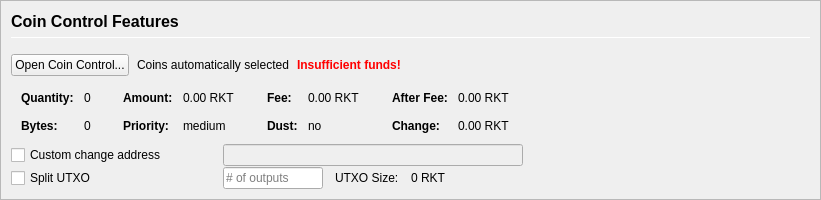
         <widget class="QFrame" name="frameCoinControl">
          <property name="sizePolicy">
           <sizepolicy hsizetype="Expanding" vsizetype="Expanding">
            <horstretch>0</horstretch>
            <verstretch>0</verstretch>
           </sizepolicy>
          </property>
          <property name="maximumSize">
           <size>
            <width>16777215</width>
            <height>16777215</height>
           </size>
          </property>
          <property name="frameShape">
           <enum>QFrame::StyledPanel</enum>
          </property>
          <property name="frameShadow">
           <enum>QFrame::Sunken</enum>
          </property>
          <layout class="QVBoxLayout" name="verticalLayoutCoinControl2">
           <property name="spacing">
            <number>0</number>
           </property>
           <property name="margin">
            <number>0</number>
           </property>
           <item>
            <widget class="QFrame" name="frameCoinControl_BG">
             <layout class="QVBoxLayout" name="verticalLayoutCoinControl" stretch="0,0,0,0,0,0">
              <property name="spacing">
               <number>1</number>
              </property>
              <property name="leftMargin">
               <number>10</number>
              </property>
              <property name="topMargin">
               <number>10</number>
              </property>
              <item>
               <layout class="QHBoxLayout" name="horizontalLayoutCoinControl1">
                <property name="bottomMargin">
                 <number>15</number>
                </property>
                <item>
                 <layout class="QVBoxLayout" name="verticalLayout_3">
                  <property name="spacing">
                   <number>6</number>
                  </property>
                  <item>
                   <widget class="QLabel" name="labelCoinControlFeatures">
                    <property name="sizePolicy">
                     <sizepolicy hsizetype="Preferred" vsizetype="Maximum">
                      <horstretch>0</horstretch>
                      <verstretch>0</verstretch>
                     </sizepolicy>
                    </property>
                    <property name="minimumSize">
                     <size>
                      <width>0</width>
                      <height>20</height>
                     </size>
                    </property>
                    <property name="font">
                     <font>
                      <pointsize>12</pointsize>
                      <weight>75</weight>
                      <bold>true</bold>
                     </font>
                    </property>
                    <property name="styleSheet">
                     <string notr="true">font-weight:bold;</string>
                    </property>
                    <property name="text">
                     <string>Coin Control Features</string>
                    </property>
                   </widget>
                  </item>
                  <item>
                   <widget class="Line" name="line">
                    <property name="minimumSize">
                     <size>
                      <width>0</width>
                      <height>1</height>
                     </size>
                    </property>
                    <property name="maximumSize">
                     <size>
                      <width>16777215</width>
                      <height>1</height>
                     </size>
                    </property>
                    <property name="orientation">
                     <enum>Qt::Horizontal</enum>
                    </property>
                   </widget>
                  </item>
                 </layout>
                </item>
               </layout>
              </item>
              <item>
               <layout class="QHBoxLayout" name="horizontalLayoutCoinControl2" stretch="0,0,0,0">
                <property name="spacing">
                 <number>8</number>
                </property>
                <property name="bottomMargin">
                 <number>10</number>
                </property>
                <item>
                 <widget class="QPushButton" name="pushButtonCoinControl">
                  <property name="styleSheet">
                   <string notr="true"/>
                  </property>
                  <property name="text">
                   <string>Open Coin Control...</string>
                  </property>
                  <property name="autoDefault">
                   <bool>false</bool>
                  </property>
                 </widget>
                </item>
                <item>
                 <widget class="QLabel" name="labelCoinControlAutomaticallySelected">
                  <property name="text">
                   <string>Coins automatically selected</string>
                  </property>
                  <property name="margin">
                   <number>5</number>
                  </property>
                 </widget>
                </item>
                <item>
                 <widget class="QLabel" name="labelCoinControlInsuffFunds">
                  <property name="font">
                   <font>
                    <weight>75</weight>
                    <bold>true</bold>
                   </font>
                  </property>
                  <property name="styleSheet">
                   <string notr="true">color:red;font-weight:bold;</string>
                  </property>
                  <property name="text">
                   <string>Insufficient funds!</string>
                  </property>
                  <property name="margin">
                   <number>5</number>
                  </property>
                 </widget>
                </item>
                <item>
                 <spacer name="horizontalSpacerCoinControl">
                  <property name="orientation">
                   <enum>Qt::Horizontal</enum>
                  </property>
                  <property name="sizeHint" stdset="0">
                   <size>
                    <width>40</width>
                    <height>1</height>
                   </size>
                  </property>
                 </spacer>
                </item>
               </layout>
              </item>
              <item>
               <widget class="QWidget" name="widgetCoinControl" native="true">
                <property name="sizePolicy">
                 <sizepolicy hsizetype="Preferred" vsizetype="Preferred">
                  <horstretch>0</horstretch>
                  <verstretch>0</verstretch>
                 </sizepolicy>
                </property>
                <property name="minimumSize">
                 <size>
                  <width>0</width>
                  <height>0</height>
                 </size>
                </property>
                <property name="styleSheet">
                 <string notr="true"/>
                </property>
                <layout class="QHBoxLayout" name="horizontalLayoutCoinControl5">
                 <property name="margin">
                  <number>0</number>
                 </property>
                 <item>
                  <layout class="QHBoxLayout" name="horizontalLayoutCoinControl3" stretch="0,0,0,1">
                   <property name="spacing">
                    <number>20</number>
                   </property>
                   <property name="topMargin">
                    <number>0</number>
                   </property>
                   <property name="bottomMargin">
                    <number>10</number>
                   </property>
                   <item>
                    <layout class="QFormLayout" name="formLayoutCoinControl1">
                     <property name="horizontalSpacing">
                      <number>10</number>
                     </property>
                     <property name="verticalSpacing">
                      <number>14</number>
                     </property>
                     <property name="leftMargin">
                      <number>10</number>
                     </property>
                     <property name="topMargin">
                      <number>4</number>
                     </property>
                     <property name="rightMargin">
                      <number>6</number>
                     </property>
                     <item row="0" column="0">
                      <widget class="QLabel" name="labelCoinControlQuantityText">
                       <property name="font">
                        <font>
                         <weight>75</weight>
                         <bold>true</bold>
                        </font>
                       </property>
                       <property name="text">
                        <string>Quantity:</string>
                       </property>
                       <property name="margin">
                        <number>0</number>
                       </property>
                      </widget>
                     </item>
                     <item row="0" column="1">
                      <widget class="QLabel" name="labelCoinControlQuantity">
                       <property name="cursor">
                        <cursorShape>IBeamCursor</cursorShape>
                       </property>
                       <property name="contextMenuPolicy">
                        <enum>Qt::ActionsContextMenu</enum>
                       </property>
                       <property name="text">
                        <string notr="true">0</string>
                       </property>
                       <property name="margin">
                        <number>0</number>
                       </property>
                       <property name="textInteractionFlags">
                        <set>Qt::LinksAccessibleByMouse|Qt::TextSelectableByKeyboard|Qt::TextSelectableByMouse</set>
                       </property>
                      </widget>
                     </item>
                     <item row="1" column="0">
                      <widget class="QLabel" name="labelCoinControlBytesText">
                       <property name="font">
                        <font>
                         <weight>75</weight>
                         <bold>true</bold>
                        </font>
                       </property>
                       <property name="text">
                        <string>Bytes:</string>
                       </property>
                      </widget>
                     </item>
                     <item row="1" column="1">
                      <widget class="QLabel" name="labelCoinControlBytes">
                       <property name="cursor">
                        <cursorShape>IBeamCursor</cursorShape>
                       </property>
                       <property name="contextMenuPolicy">
                        <enum>Qt::ActionsContextMenu</enum>
                       </property>
                       <property name="text">
                        <string notr="true">0</string>
                       </property>
                       <property name="textInteractionFlags">
                        <set>Qt::LinksAccessibleByMouse|Qt::TextSelectableByKeyboard|Qt::TextSelectableByMouse</set>
                       </property>
                      </widget>
                     </item>
                    </layout>
                   </item>
                   <item>
                    <layout class="QFormLayout" name="formLayoutCoinControl2">
                     <property name="horizontalSpacing">
                      <number>10</number>
                     </property>
                     <property name="verticalSpacing">
                      <number>14</number>
                     </property>
                     <property name="leftMargin">
                      <number>6</number>
                     </property>
                     <property name="topMargin">
                      <number>4</number>
                     </property>
                     <property name="rightMargin">
                      <number>6</number>
                     </property>
                     <item row="0" column="0">
                      <widget class="QLabel" name="labelCoinControlAmountText">
                       <property name="font">
                        <font>
                         <weight>75</weight>
                         <bold>true</bold>
                        </font>
                       </property>
                       <property name="text">
                        <string>Amount:</string>
                       </property>
                       <property name="margin">
                        <number>0</number>
                       </property>
                      </widget>
                     </item>
                     <item row="0" column="1">
                      <widget class="QLabel" name="labelCoinControlAmount">
                       <property name="cursor">
                        <cursorShape>IBeamCursor</cursorShape>
                       </property>
                       <property name="contextMenuPolicy">
                        <enum>Qt::ActionsContextMenu</enum>
                       </property>
                       <property name="text">
                        <string notr="true">0.00 RKT</string>
                       </property>
                       <property name="textInteractionFlags">
                        <set>Qt::LinksAccessibleByMouse|Qt::TextSelectableByKeyboard|Qt::TextSelectableByMouse</set>
                       </property>
                      </widget>
                     </item>
                     <item row="1" column="0">
                      <widget class="QLabel" name="labelCoinControlPriorityText">
                       <property name="font">
                        <font>
                         <weight>75</weight>
                         <bold>true</bold>
                        </font>
                       </property>
                       <property name="text">
                        <string>Priority:</string>
                       </property>
                      </widget>
                     </item>
                     <item row="1" column="1">
                      <widget class="QLabel" name="labelCoinControlPriority">
                       <property name="cursor">
                        <cursorShape>IBeamCursor</cursorShape>
                       </property>
                       <property name="contextMenuPolicy">
                        <enum>Qt::ActionsContextMenu</enum>
                       </property>
                       <property name="text">
                        <string>medium</string>
                       </property>
                       <property name="textInteractionFlags">
                        <set>Qt::LinksAccessibleByMouse|Qt::TextSelectableByKeyboard|Qt::TextSelectableByMouse</set>
                       </property>
                      </widget>
                     </item>
                    </layout>
                   </item>
                   <item>
                    <layout class="QFormLayout" name="formLayoutCoinControl3">
                     <property name="horizontalSpacing">
                      <number>10</number>
                     </property>
                     <property name="verticalSpacing">
                      <number>14</number>
                     </property>
                     <property name="leftMargin">
                      <number>6</number>
                     </property>
                     <property name="topMargin">
                      <number>4</number>
                     </property>
                     <property name="rightMargin">
                      <number>6</number>
                     </property>
                     <item row="0" column="0">
                      <widget class="QLabel" name="labelCoinControlFeeText">
                       <property name="font">
                        <font>
                         <weight>75</weight>
                         <bold>true</bold>
                        </font>
                       </property>
                       <property name="text">
                        <string>Fee:</string>
                       </property>
                       <property name="margin">
                        <number>0</number>
                       </property>
                      </widget>
                     </item>
                     <item row="0" column="1">
                      <widget class="QLabel" name="labelCoinControlFee">
                       <property name="cursor">
                        <cursorShape>IBeamCursor</cursorShape>
                       </property>
                       <property name="contextMenuPolicy">
                        <enum>Qt::ActionsContextMenu</enum>
                       </property>
                       <property name="text">
                        <string notr="true">0.00 RKT</string>
                       </property>
                       <property name="textInteractionFlags">
                        <set>Qt::LinksAccessibleByMouse|Qt::TextSelectableByKeyboard|Qt::TextSelectableByMouse</set>
                       </property>
                      </widget>
                     </item>
                     <item row="1" column="0">
                      <widget class="QLabel" name="labelCoinControlLowOutputText">
                       <property name="font">
                        <font>
                         <weight>75</weight>
                         <bold>true</bold>
                        </font>
                       </property>
                       <property name="text">
                        <string>Dust:</string>
                       </property>
                      </widget>
                     </item>
                     <item row="1" column="1">
                      <widget class="QLabel" name="labelCoinControlLowOutput">
                       <property name="cursor">
                        <cursorShape>IBeamCursor</cursorShape>
                       </property>
                       <property name="contextMenuPolicy">
                        <enum>Qt::ActionsContextMenu</enum>
                       </property>
                       <property name="text">
                        <string>no</string>
                       </property>
                       <property name="textInteractionFlags">
                        <set>Qt::LinksAccessibleByMouse|Qt::TextSelectableByKeyboard|Qt::TextSelectableByMouse</set>
                       </property>
                      </widget>
                     </item>
                    </layout>
                   </item>
                   <item>
                    <layout class="QFormLayout" name="formLayoutCoinControl4">
                     <property name="horizontalSpacing">
                      <number>10</number>
                     </property>
                     <property name="verticalSpacing">
                      <number>14</number>
                     </property>
                     <property name="leftMargin">
                      <number>6</number>
                     </property>
                     <property name="topMargin">
                      <number>4</number>
                     </property>
                     <property name="rightMargin">
                      <number>6</number>
                     </property>
                     <item row="0" column="0">
                      <widget class="QLabel" name="labelCoinControlAfterFeeText">
                       <property name="font">
                        <font>
                         <weight>75</weight>
                         <bold>true</bold>
                        </font>
                       </property>
                       <property name="text">
                        <string>After Fee:</string>
                       </property>
                       <property name="margin">
                        <number>0</number>
                       </property>
                      </widget>
                     </item>
                     <item row="0" column="1">
                      <widget class="QLabel" name="labelCoinControlAfterFee">
                       <property name="cursor">
                        <cursorShape>IBeamCursor</cursorShape>
                       </property>
                       <property name="contextMenuPolicy">
                        <enum>Qt::ActionsContextMenu</enum>
                       </property>
                       <property name="text">
                        <string notr="true">0.00 RKT</string>
                       </property>
                       <property name="textInteractionFlags">
                        <set>Qt::LinksAccessibleByMouse|Qt::TextSelectableByKeyboard|Qt::TextSelectableByMouse</set>
                       </property>
                      </widget>
                     </item>
                     <item row="1" column="0">
                      <widget class="QLabel" name="labelCoinControlChangeText">
                       <property name="font">
                        <font>
                         <weight>75</weight>
                         <bold>true</bold>
                        </font>
                       </property>
                       <property name="text">
                        <string>Change:</string>
                       </property>
                      </widget>
                     </item>
                     <item row="1" column="1">
                      <widget class="QLabel" name="labelCoinControlChange">
                       <property name="cursor">
                        <cursorShape>IBeamCursor</cursorShape>
                       </property>
                       <property name="contextMenuPolicy">
                        <enum>Qt::ActionsContextMenu</enum>
                       </property>
                       <property name="text">
                        <string notr="true">0.00 RKT</string>
                       </property>
                       <property name="textInteractionFlags">
                        <set>Qt::LinksAccessibleByMouse|Qt::TextSelectableByKeyboard|Qt::TextSelectableByMouse</set>
                       </property>
                      </widget>
                     </item>
                    </layout>
                   </item>
                  </layout>
                 </item>
                </layout>
               </widget>
              </item>
              <item>
               <layout class="QHBoxLayout" name="horizontalLayoutCoinControl4">
                <property name="spacing">
                 <number>12</number>
                </property>
                <property name="sizeConstraint">
                 <enum>QLayout::SetDefaultConstraint</enum>
                </property>
                <property name="topMargin">
                 <number>0</number>
                </property>
                <property name="rightMargin">
                 <number>0</number>
                </property>
                <item>
                 <widget class="QCheckBox" name="checkBoxCoinControlChange">
                  <property name="sizePolicy">
                   <sizepolicy hsizetype="Preferred" vsizetype="Preferred">
                    <horstretch>0</horstretch>
                    <verstretch>0</verstretch>
                   </sizepolicy>
                  </property>
                  <property name="minimumSize">
                   <size>
                    <width>200</width>
                    <height>0</height>
                   </size>
                  </property>
                  <property name="maximumSize">
                   <size>
                    <width>200</width>
                    <height>16777215</height>
                   </size>
                  </property>
                  <property name="toolTip">
                   <string>If this is activated, but the change address is empty or invalid, change will be sent to a newly generated address.</string>
                  </property>
                  <property name="text">
                   <string>Custom change address</string>
                  </property>
                 </widget>
                </item>
                <item>
                 <widget class="QValidatedLineEdit" name="lineEditCoinControlChange">
                  <property name="enabled">
                   <bool>false</bool>
                  </property>
                  <property name="sizePolicy">
                   <sizepolicy hsizetype="Preferred" vsizetype="Preferred">
                    <horstretch>0</horstretch>
                    <verstretch>0</verstretch>
                   </sizepolicy>
                  </property>
                  <property name="minimumSize">
                   <size>
                    <width>300</width>
                    <height>0</height>
                   </size>
                  </property>
                 </widget>
                </item>
                <item>
                 <widget class="QLabel" name="labelCoinControlChangeLabel">
                  <property name="sizePolicy">
                   <sizepolicy hsizetype="Preferred" vsizetype="Preferred">
                    <horstretch>0</horstretch>
                    <verstretch>0</verstretch>
                   </sizepolicy>
                  </property>
                  <property name="minimumSize">
                   <size>
                    <width>100</width>
                    <height>0</height>
                   </size>
                  </property>
                  <property name="text">
                   <string/>
                  </property>
                  <property name="margin">
                   <number>3</number>
                  </property>
                 </widget>
                </item>
               </layout>
              </item>
              <item>
               <layout class="QHBoxLayout" name="horizontalLayoutCoinControl6">
                <property name="spacing">
                 <number>12</number>
                </property>
                <property name="rightMargin">
                 <number>0</number>
                </property>
                <item>
                 <widget class="QCheckBox" name="splitBlockCheckBox">
                  <property name="sizePolicy">
                   <sizepolicy hsizetype="Preferred" vsizetype="Preferred">
                    <horstretch>0</horstretch>
                    <verstretch>0</verstretch>
                   </sizepolicy>
                  </property>
                  <property name="minimumSize">
                   <size>
                    <width>200</width>
                    <height>0</height>
                   </size>
                  </property>
                  <property name="maximumSize">
                   <size>
                    <width>200</width>
                    <height>16777215</height>
                   </size>
                  </property>
                  <property name="text">
                   <string>Split UTXO</string>
                  </property>
                 </widget>
                </item>
                <item>
                 <widget class="QLineEdit" name="splitBlockLineEdit">
                  <property name="sizePolicy">
                   <sizepolicy hsizetype="Preferred" vsizetype="Preferred">
                    <horstretch>50</horstretch>
                    <verstretch>0</verstretch>
                   </sizepolicy>
                  </property>
                  <property name="minimumSize">
                   <size>
                    <width>100</width>
                    <height>0</height>
                   </size>
                  </property>
                  <property name="maximumSize">
                   <size>
                    <width>100</width>
                    <height>16777215</height>
                   </size>
                  </property>
                  <property name="placeholderText">
                   <string># of outputs</string>
                  </property>
                 </widget>
                </item>
                <item>
                 <widget class="QLabel" name="labelBlockSizeText">
                  <property name="text">
                   <string>UTXO Size:</string>
                  </property>
                 </widget>
                </item>
                <item>
                 <widget class="QLabel" name="labelBlockSize">
                  <property name="text">
                   <string>0 RKT</string>
                  </property>
                 </widget>
                </item>
                <item>
                 <spacer name="horizontalSpacer_7">
                  <property name="orientation">
                   <enum>Qt::Horizontal</enum>
                  </property>
                  <property name="sizeHint" stdset="0">
                   <size>
                    <width>40</width>
                    <height>20</height>
                   </size>
                  </property>
                 </spacer>
                </item>
               </layout>
              </item>
              <item>
               <spacer name="verticalSpacerCoinControl">
                <property name="orientation">
                 <enum>Qt::Vertical</enum>
                </property>
                <property name="sizeHint" stdset="0">
                 <size>
                  <width>800</width>
                  <height>1</height>
                 </size>
                </property>
               </spacer>
              </item>
             </layout>
            </widget>
           </item>
          </layout>
         </widget>
